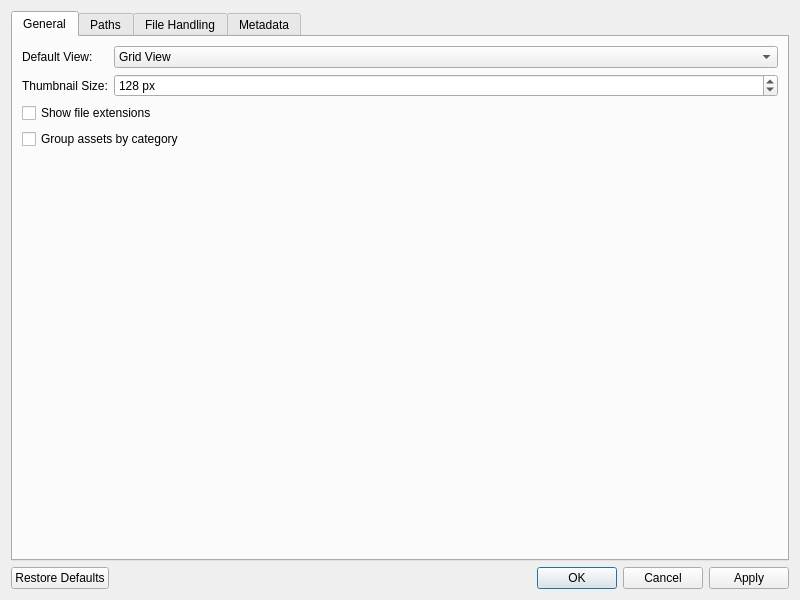
<?xml version="1.0" encoding="UTF-8"?>
<ui version="4.0">
 <class>PreferencesDialog</class>
 <widget class="QDialog" name="PreferencesDialog">
  <property name="geometry">
   <rect>
    <x>0</x>
    <y>0</y>
    <width>800</width>
    <height>600</height>
   </rect>
  </property>
  <property name="windowTitle">
   <string>Feasible Assets Preferences</string>
  </property>
  <layout class="QVBoxLayout" name="verticalLayout">
   <item>
    <widget class="QTabWidget" name="tabWidget">
     <property name="currentIndex">
      <number>0</number>
     </property>
     <widget class="QWidget" name="generalTab">
      <attribute name="title">
       <string>General</string>
      </attribute>
      <layout class="QFormLayout" name="formLayout">
       <item row="0" column="0">
        <widget class="QLabel" name="label">
         <property name="text">
          <string>Default View:</string>
         </property>
        </widget>
       </item>
       <item row="0" column="1">
        <widget class="QComboBox" name="defaultViewCombo">
         <item>
          <property name="text">
           <string>Grid View</string>
          </property>
         </item>
         <item>
          <property name="text">
           <string>List View</string>
          </property>
         </item>
        </widget>
       </item>
       <item row="1" column="0">
        <widget class="QLabel" name="label_2">
         <property name="text">
          <string>Thumbnail Size:</string>
         </property>
        </widget>
       </item>
       <item row="1" column="1">
        <widget class="QSpinBox" name="thumbnailSizeSpin">
         <property name="suffix">
          <string> px</string>
         </property>
         <property name="minimum">
          <number>64</number>
         </property>
         <property name="maximum">
          <number>512</number>
         </property>
         <property name="singleStep">
          <number>32</number>
         </property>
         <property name="value">
          <number>128</number>
         </property>
        </widget>
       </item>
       <item row="2" column="0" colspan="2">
        <widget class="QCheckBox" name="showFileExtensionsCheck">
         <property name="text">
          <string>Show file extensions</string>
         </property>
        </widget>
       </item>
       <item row="3" column="0" colspan="2">
        <widget class="QCheckBox" name="groupByCategoryCheck">
         <property name="text">
          <string>Group assets by category</string>
         </property>
        </widget>
       </item>
      </layout>
     </widget>
     <widget class="QWidget" name="pathsTab">
      <attribute name="title">
       <string>Paths</string>
      </attribute>
      <layout class="QFormLayout" name="formLayout_2">
       <item row="0" column="0">
        <widget class="QLabel" name="label_3">
         <property name="text">
          <string>Assets Directory:</string>
         </property>
        </widget>
       </item>
       <item row="0" column="1">
        <layout class="QHBoxLayout" name="horizontalLayout">
         <item>
          <widget class="QLineEdit" name="assetsPathEdit"/>
         </item>
         <item>
          <widget class="QPushButton" name="browseAssetsButton">
           <property name="text">
            <string>Browse...</string>
           </property>
          </widget>
         </item>
        </layout>
       </item>
       <item row="1" column="0">
        <widget class="QLabel" name="label_4">
         <property name="text">
          <string>Temporary Files:</string>
         </property>
        </widget>
       </item>
       <item row="1" column="1">
        <layout class="QHBoxLayout" name="horizontalLayout_2">
         <item>
          <widget class="QLineEdit" name="tempPathEdit"/>
         </item>
         <item>
          <widget class="QPushButton" name="browseTempButton">
           <property name="text">
            <string>Browse...</string>
           </property>
          </widget>
         </item>
        </layout>
       </item>
       <item row="2" column="0">
        <widget class="QLabel" name="label_5">
         <property name="text">
          <string>Backup Location:</string>
         </property>
        </widget>
       </item>
       <item row="2" column="1">
        <layout class="QHBoxLayout" name="horizontalLayout_3">
         <item>
          <widget class="QLineEdit" name="backupPathEdit"/>
         </item>
         <item>
          <widget class="QPushButton" name="browseBackupButton">
           <property name="text">
            <string>Browse...</string>
           </property>
          </widget>
         </item>
        </layout>
       </item>
      </layout>
     </widget>
     <widget class="QWidget" name="fileHandlingTab">
      <attribute name="title">
       <string>File Handling</string>
      </attribute>
      <layout class="QFormLayout" name="formLayout_3">
       <item row="0" column="0">
        <widget class="QLabel" name="label_6">
         <property name="text">
          <string>Maximum File Size:</string>
         </property>
        </widget>
       </item>
       <item row="0" column="1">
        <layout class="QHBoxLayout" name="horizontalLayout_4">
         <item>
          <widget class="QSpinBox" name="maxFileSizeSpin">
           <property name="suffix">
            <string> MB</string>
           </property>
           <property name="minimum">
            <number>1</number>
           </property>
           <property name="maximum">
            <number>10000</number>
           </property>
           <property name="value">
            <number>100</number>
           </property>
          </widget>
         </item>
         <item>
          <spacer name="horizontalSpacer">
           <property name="orientation">
            <enum>Qt::Horizontal</enum>
           </property>
           <property name="sizeHint" stdset="0">
            <size>
             <width>40</width>
             <height>20</height>
            </size>
           </property>
          </spacer>
         </item>
        </layout>
       </item>
       <item row="1" column="0" colspan="2">
        <widget class="QGroupBox" name="groupBox">
         <property name="title">
          <string>Allowed File Types</string>
         </property>
         <layout class="QVBoxLayout" name="verticalLayout_2">
          <item>
           <widget class="QCheckBox" name="allowFcstdCheck">
            <property name="text">
             <string>FreeCAD Files (*.fcstd)</string>
            </property>
           </widget>
          </item>
          <item>
           <widget class="QCheckBox" name="allowStepCheck">
            <property name="text">
             <string>STEP Files (*.step, *.stp)</string>
            </property>
           </widget>
          </item>
          <item>
           <widget class="QCheckBox" name="allowIgesCheck">
            <property name="text">
             <string>IGES Files (*.iges, *.igs)</string>
            </property>
           </widget>
          </item>
          <item>
           <widget class="QCheckBox" name="allowStlCheck">
            <property name="text">
             <string>STL Files (*.stl)</string>
            </property>
           </widget>
          </item>
         </layout>
        </widget>
       </item>
       <item row="2" column="0" colspan="2">
        <widget class="QCheckBox" name="createBackupsCheck">
         <property name="text">
          <string>Create backups before modifying files</string>
         </property>
        </widget>
       </item>
       <item row="3" column="0" colspan="2">
        <widget class="QCheckBox" name="compressFilesCheck">
         <property name="text">
          <string>Compress files when possible</string>
         </property>
        </widget>
       </item>
      </layout>
     </widget>
     <widget class="QWidget" name="metadataTab">
      <attribute name="title">
       <string>Metadata</string>
      </attribute>
      <layout class="QVBoxLayout" name="verticalLayout_3">
       <item>
        <widget class="QGroupBox" name="groupBox_2">
         <property name="title">
          <string>Required Fields</string>
         </property>
         <layout class="QVBoxLayout" name="verticalLayout_4">
          <item>
           <widget class="QCheckBox" name="reqNameCheck">
            <property name="text">
             <string>Name</string>
            </property>
           </widget>
          </item>
          <item>
           <widget class="QCheckBox" name="reqCategoryCheck">
            <property name="text">
             <string>Category</string>
            </property>
           </widget>
          </item>
          <item>
           <widget class="QCheckBox" name="reqManufacturerCheck">
            <property name="text">
             <string>Manufacturer</string>
            </property>
           </widget>
          </item>
          <item>
           <widget class="QCheckBox" name="reqMaterialCheck">
            <property name="text">
             <string>Material Grade</string>
            </property>
           </widget>
          </item>
         </layout>
        </widget>
       </item>
       <item>
        <widget class="QGroupBox" name="groupBox_3">
         <property name="title">
          <string>Default Values</string>
         </property>
         <layout class="QFormLayout" name="formLayout_4">
          <item row="0" column="0">
           <widget class="QLabel" name="label_7">
            <property name="text">
             <string>Material Standard:</string>
            </property>
           </widget>
          </item>
          <item row="0" column="1">
           <widget class="QComboBox" name="defaultStandardCombo">
            <item>
             <property name="text">
              <string>ASTM</string>
             </property>
            </item>
            <item>
             <property name="text">
              <string>API</string>
             </property>
            </item>
            <item>
             <property name="text">
              <string>ASME</string>
             </property>
            </item>
           </widget>
          </item>
          <item row="1" column="0">
           <widget class="QLabel" name="label_8">
            <property name="text">
             <string>Pressure Rating:</string>
            </property>
           </widget>
          </item>
          <item row="1" column="1">
           <widget class="QComboBox" name="defaultPressureCombo">
            <item>
             <property name="text">
              <string>150#</string>
             </property>
            </item>
            <item>
             <property name="text">
              <string>300#</string>
             </property>
            </item>
            <item>
             <property name="text">
              <string>600#</string>
             </property>
            </item>
           </widget>
          </item>
         </layout>
        </widget>
       </item>
       <item>
        <widget class="QCheckBox" name="autoExtractCheck">
         <property name="text">
          <string>Automatically extract properties from imported files</string>
         </property>
        </widget>
       </item>
       <item>
        <spacer name="verticalSpacer">
         <property name="orientation">
          <enum>Qt::Vertical</enum>
         </property>
         <property name="sizeHint" stdset="0">
          <size>
           <width>20</width>
           <height>40</height>
          </size>
         </property>
        </spacer>
       </item>
      </layout>
     </widget>
    </widget>
   </item>
   <item>
    <widget class="QDialogButtonBox" name="buttonBox">
     <property name="orientation">
      <enum>Qt::Horizontal</enum>
     </property>
     <property name="standardButtons">
      <set>QDialogButtonBox::Apply|QDialogButtonBox::Cancel|QDialogButtonBox::Ok|QDialogButtonBox::RestoreDefaults</set>
     </property>
    </widget>
   </item>
  </layout>
 </widget>
 <resources/>
 <connections>
  <connection>
   <sender>buttonBox</sender>
   <signal>accepted()</signal>
   <receiver>PreferencesDialog</receiver>
   <slot>accept()</slot>
   <hints>
    <hint type="sourcelabel">
     <x>248</x>
     <y>254</y>
    </hint>
    <hint type="destinationlabel">
     <x>157</x>
     <y>274</y>
    </hint>
   </hints>
  </connection>
  <connection>
   <sender>buttonBox</sender>
   <signal>rejected()</signal>
   <receiver>PreferencesDialog</receiver>
   <slot>reject()</slot>
   <hints>
    <hint type="sourcelabel">
     <x>316</x>
     <y>260</y>
    </hint>
    <hint type="destinationlabel">
     <x>286</x>
     <y>274</y>
    </hint>
   </hints>
  </connection>
 </connections>
</ui>
